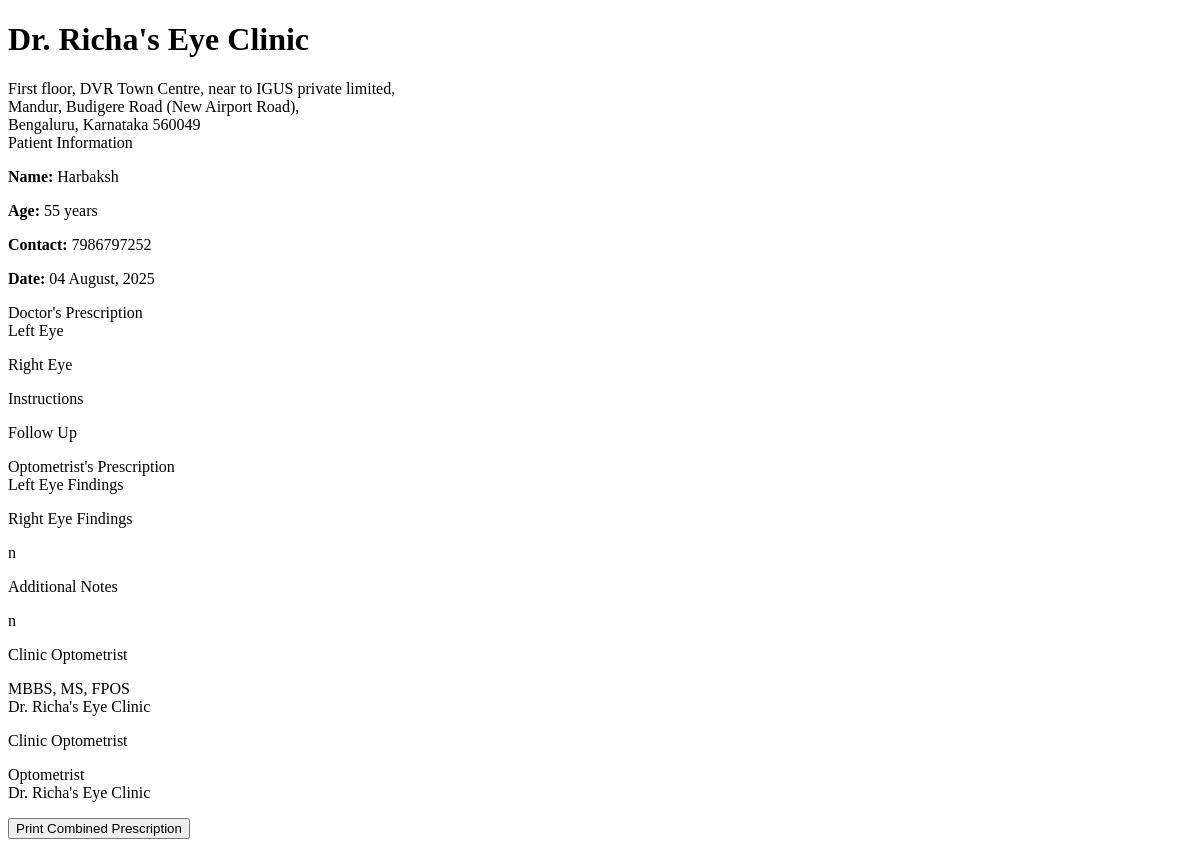
The app's page /print-combined-prescription/1 (signed in) with its own data.
### models.py (models this page shows, shortened)
class Patient(UserMixin, db.Model):
    id = db.Column(db.Integer, primary_key=True)
    full_name = db.Column(db.String(100), nullable=False)
    mobile_number = db.Column(db.String(15), nullable=False)
    email = db.Column(db.String(100), nullable=True)
    age = db.Column(db.Integer, nullable=False)
    sex = db.Column(db.String(10), nullable=True)
    password_hash = db.Column(db.String(256), nullable=True)
    is_registered = db.Column(db.Boolean, default=False)
    created_at = db.Column(db.DateTime, nullable=False, default=datetime.utcnow)
    appointments = db.relationship('Appointment', backref='patient', lazy=True)
    doctor_prescriptions = db.relationship('DoctorPrescription', backref='patient', lazy=True)
    optometrist_prescriptions = db.relationship('OptometristPrescription', backref='patient', lazy=True)

class OptometristPrescription(db.Model):
    id = db.Column(db.Integer, primary_key=True)
    patient_id = db.Column(db.Integer, db.ForeignKey('patient.id'), nullable=False)
    assistant_id = db.Column(db.Integer, db.ForeignKey('assistant.id'), nullable=False)
    prescription_date = db.Column(db.DateTime, default=datetime.utcnow)
    visit_date = db.Column(db.Date, nullable=True)
    branch = db.Column(db.String(100), nullable=True)
    present_complaints = db.Column(db.Text, nullable=True)
    vision_distance_re = db.Column(db.String(50), nullable=True)  # Right Eye Distance
    vision_distance_le = db.Column(db.String(50), nullable=True)  # Left Eye Distance
    vision_near_re = db.Column(db.String(50), nullable=True)     # Right Eye Near
    vision_near_le = db.Column(db.String(50), nullable=True)     # Left Eye Near
    current_medication_type = db.Column(db.String(100), nullable=True)
    current_medication_name = db.Column(db.String(200), nullable=True)
    current_medication_dosage = db.Column(db.String(100), nullable=True)
    current_medication_eye = db.Column(db.String(20), nullable=True)
    current_medication_remarks = db.Column(db.Text, nullable=True)
    undilated_re_sph = db.Column(db.String(20), nullable=True)
    undilated_re_cyl = db.Column(db.String(20), nullable=True)
    undilated_re_axis = db.Column(db.String(20), nullable=True)
    undilated_re_prism = db.Column(db.String(20), nullable=True)
    undilated_re_va = db.Column(db.String(20), nullable=True)
    undilated_re_nv = db.Column(db.String(20), nullable=True)
    undilated_le_sph = db.Column(db.String(20), nullable=True)
    undilated_le_cyl = db.Column(db.String(20), nullable=True)
    undilated_le_axis = db.Column(db.String(20), nullable=True)
    undilated_le_prism = db.Column(db.String(20), nullable=True)
    undilated_le_va = db.Column(db.String(20), nullable=True)
    undilated_le_nv = db.Column(db.String(20), nullable=True)
    dilated_re_sph = db.Column(db.String(20), nullable=True)
    dilated_re_cyl = db.Column(db.String(20), nullable=True)
    dilated_re_axis = db.Column(db.String(20), nullable=True)
    dilated_re_prism = db.Column(db.String(20), nullable=True)
    dilated_re_va = db.Column(db.String(20), nullable=True)
    dilated_re_nv = db.Column(db.String(20), nullable=True)
    dilated_le_sph = db.Column(db.String(20), nullable=True)
    dilated_le_cyl = db.Column(db.String(20), nullable=True)
    dilated_le_axis = db.Column(db.String(20), nullable=True)
    dilated_le_prism = db.Column(db.String(20), nullable=True)
    dilated_le_va = db.Column(db.String(20), nullable=True)
    dilated_le_nv = db.Column(db.String(20), nullable=True)
    iop_time = db.Column(db.String(20), nullable=True)
    iop_method = db.Column(db.String(50), nullable=True)
    iop_od = db.Column(db.String(20), nullable=True)
    iop_os = db.Column(db.String(20), nullable=True)
    iop_dl = db.Column(db.String(20), nullable=True)
    iop_pachy = db.Column(db.String(20), nullable=True)
    iop_remarks = db.Column(db.Text, nullable=True)
    final_re_sph = db.Column(db.String(20), nullable=True)
    final_re_cyl = db.Column(db.String(20), nullable=True)
    final_re_axis = db.Column(db.String(20), nullable=True)
    final_re_prism = db.Column(db.String(20), nullable=True)
    final_re_va = db.Column(db.String(20), nullable=True)
    final_re_nv = db.Column(db.String(20), nullable=True)
    final_le_sph = db.Column(db.String(20), nullable=True)
    final_le_cyl = db.Column(db.String(20), nullable=True)
    final_le_axis = db.Column(db.String(20), nullable=True)
    final_le_prism = db.Column(db.String(20), nullable=True)
    final_le_va = db.Column(db.String(20), nullable=True)
    final_le_nv = db.Column(db.String(20), nullable=True)
    old_distance_re_sph = db.Column(db.String(20), nullable=True)
    old_distance_re_cyl = db.Column(db.String(20), nullable=True)
    old_distance_re_axis = db.Column(db.String(20), nullable=True)
    old_distance_re_va = db.Column(db.String(20), nullable=True)
    old_distance_le_sph = db.Column(db.String(20), nullable=True)
    old_distance_le_cyl = db.Column(db.String(20), nullable=True)
    old_distance_le_axis = db.Column(db.String(20), nullable=True)
    old_distance_le_va = db.Column(db.String(20), nullable=True)
    old_add_re = db.Column(db.String(20), nullable=True)
    old_add_le = db.Column(db.String(20), nullable=True)
    type_of_glasses = db.Column(db.String(100), nullable=True)
    glass_usage = db.Column(db.String(100), nullable=True)
    product = db.Column(db.String(200), nullable=True)
    type_of_lens = db.Column(db.String(100), nullable=True)
    lens_material = db.Column(db.String(100), nullable=True)
    gp_advised_by = db.Column(db.String(100), nullable=True)
    opto_student = db.Column(db.String(100), nullable=True)
    keratometer_readings = db.Column(db.Text, nullable=True)
    general_remarks = db.Column(db.Text, nullable=True)
    recommendations = db.Column(db.Text, nullable=True)
    notes = db.Column(db.Text, nullable=True)
    created_at = db.Column(db.DateTime, default=datetime.utcnow)

class Staff(UserMixin, db.Model):
    __abstract__ = True
    id = db.Column(db.Integer, primary_key=True)
    username = db.Column(db.String(64), unique=True, nullable=False)
    email = db.Column(db.String(120), unique=True, nullable=False)
    password_hash = db.Column(db.String(256), nullable=False)
    full_name = db.Column(db.String(100), nullable=False)
    mobile_number = db.Column(db.String(15), nullable=False)

class Assistant(Staff):
    __tablename__ = 'assistant'
    position = db.Column(db.String(100), nullable=True, default='Optometrist')
    full_name = db.Column(db.String(100), nullable=True, default='Optometrist')
    joining_date = db.Column(db.Date, nullable=True)
    salary_records = db.relationship('Salary', backref='assistant', lazy=True)

### routes.py (the view)
@app.route('/print-combined-prescription/<int:patient_id>')
@login_required
def print_combined_prescription(patient_id):
    if not (isinstance(current_user, Doctor) or isinstance(current_user, Assistant) or isinstance(current_user, Admin)):
        flash('Access denied. Staff privileges required.', 'danger')
        return redirect(url_for('index'))
    patient = Patient.query.get_or_404(patient_id)
    doctor_prescription = DoctorPrescription.query.filter_by(
        patient_id=patient_id
    ).order_by(DoctorPrescription.created_at.desc()).first()
    optometrist_prescription = OptometristPrescription.query.filter_by(
        patient_id=patient_id
    ).order_by(OptometristPrescription.created_at.desc()).first()
    if not doctor_prescription and not optometrist_prescription:
        flash('No prescriptions found for this patient.', 'warning')
        return redirect(url_for('admin_patient_view', patient_id=patient_id))
    return render_template('print_combined_prescription.html',
                         patient=patient,
                         doctor_prescription=doctor_prescription,
                         optometrist_prescription=optometrist_prescription)

### app.py (called while the page is built)
@login_manager.user_loader
def load_user(user_id):
    from models import Doctor, Assistant, Admin, Patient
    try:
        if user_id.startswith('doctor_'):
            return Doctor.query.get(int(user_id.split('_')[1]))
        elif user_id.startswith('assistant_'):
            return Assistant.query.get(int(user_id.split('_')[1]))
        elif user_id.startswith('admin_'):
            return Admin.query.get(int(user_id.split('_')[1]))
        else:
            return Patient.query.get(int(user_id))
    except (ValueError, AttributeError):
        return None

### routes.py (called while the page is built)
@app.context_processor
def inject_now():
    return {'now': datetime.now()}

### templates/print_combined_prescription.html (shortened to what this page needs)
<!DOCTYPE html>
<html>
<head>
</head>
<body>
    <div class="header">
        <h1>Dr. Richa's Eye Clinic</h1>
        <div class="clinic-info">
            First floor, DVR Town Centre, near to IGUS private limited,<br>
            Mandur, Budigere Road (New Airport Road),<br>
            Bengaluru, Karnataka 560049
        </div>
    </div>
    <div class="patient-info">
        <div class="section-title">Patient Information</div>
        <p><strong>Name:</strong> {{ patient.full_name }}</p>
        <p><strong>Age:</strong> {{ patient.age }} years</p>
        <p><strong>Contact:</strong> {{ patient.mobile_number }}</p>
        <p><strong>Date:</strong> {{ now.strftime('%d %B, %Y') }}</p>
    </div>
    <div class="prescription-section">
        <div class="section-title">Doctor's Prescription</div>
        <div class="findings-section">
            <div class="eye-findings">
                <div class="section-title">Left Eye</div>
            </div>
            <div class="eye-findings">
                <div class="section-title">Right Eye</div>
            </div>
        </div>
        <div class="additional-notes">
            <div class="section-title">Instructions</div>
        </div>
        <div class="additional-notes">
            <div class="section-title">Follow Up</div>
        </div>
    </div>
    <div class="prescription-section">
        <div class="section-title">Optometrist's Prescription</div>
        <div class="findings-section">
            <div class="eye-findings">
                <div class="section-title">Left Eye Findings</div>
            </div>
            <div class="eye-findings">
                <div class="section-title">Right Eye Findings</div>
                <p>{{ optometrist_prescription.recommendations }}</p>
            </div>
        </div>
        <div class="additional-notes">
            <div class="section-title">Additional Notes</div>
            <p>{{ optometrist_prescription.notes }}</p>
        </div>
    </div>
    <div class="signatures">
        <div class="signature">
            <p class="signature-name">{{ current_user.full_name }}</p>
            <p>MBBS, MS, FPOS<br>
            Dr. Richa's Eye Clinic</p>
        </div>
        <div class="signature">
            <p class="signature-name">{{ current_user.full_name }}</p>
            <p>Optometrist<br>
            Dr. Richa's Eye Clinic</p>
        </div>
    </div>
    <div class="no-print text-center mt-4">
        <button onclick="window.print()" class="btn btn-primary">Print Combined Prescription</button>
    </div>
</body>
</html>

### records on screen
Patient: full_name "Harbaksh", age "55", mobile_number "7986797252"
OptometristPrescription: recommendations "n", notes "n"
Assistant: full_name "Clinic Optometrist"
